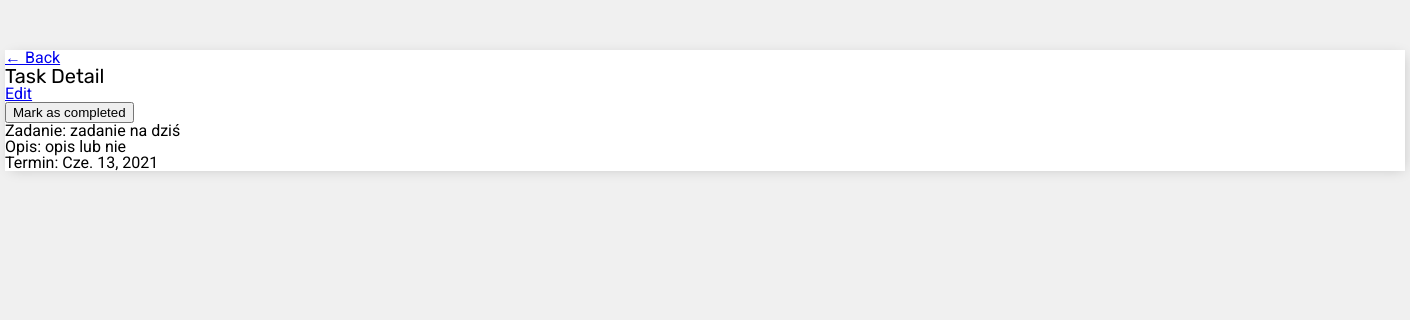
The page /task/6/ (signed in) on the database its author committed.
### base/models.py (models this page shows, shortened)
class Task(models.Model):
    user = models.ForeignKey(User, on_delete=models.CASCADE, null=True, blank=True)
    title = models.CharField(max_length=200)
    description = models.TextField(null=True, blank=True)
    completed = models.BooleanField(default=False)
    created = models.DateTimeField(auto_now_add=True)
    due_date = models.DateField(default=date.today, null=True, blank=True)
    completed_date = models.DateTimeField(null=True, blank=True)

### base/views.py (the view, shortened to what this page needs)
# urls.py: path('task/<int:pk>/', TaskDetail.as_view(), name='task-detail'),
class TaskDetail(LoginRequiredMixin, DetailView):
    model = Task
    context_object_name = 'task'
    fields = '__all__'

### base/templates/base/task_detail.html (shortened to what this page needs)
{% extends 'base/main.html' %}
{% block content %}
<div>
    <a href="{% url 'tasks' %}">&#8592; Back</a>
</div>
<div>
    <h3>Task Detail</h3>
    <a href="{% url 'task-update' task.id %}">Edit</a>
    <div>
        <form method="post" action="{% url 'complete' task.pk %}">
            <button type="submit">{% if task.complete %}Mark as uncompleted{% else %}Mark as completed{% endif %}</button>
        </form>
        <div>
            <p>Zadanie: {{task.title}}</p>
        </div>
        <div>
            <p>Opis: {{task.description}}</p>
        </div>
        <div>
            <p>Termin: {{task.due_date}}</p>
        </div>
    </div>
</div>
{% endblock content %}

### base/static/base/style.css (style rules this page uses)
:root { --header-background: linear-gradient(45deg, rgb(29, 206, 29) 0%, rgb(11, 180, 11) 40%, rgb(3, 112, 3) 100%); }
body { background-color: #f0f0f0; font-family: 'Roboto', sans-serif; padding-top: 50px; }
h1, h3 { font-family: 'Rubik', sans-serif; }
h3 { font-size: 20px; }

### rows shown on the page
Task: title "zadanie na dziś", description "opis lub nie", due_date "Cze. 13, 2021"
